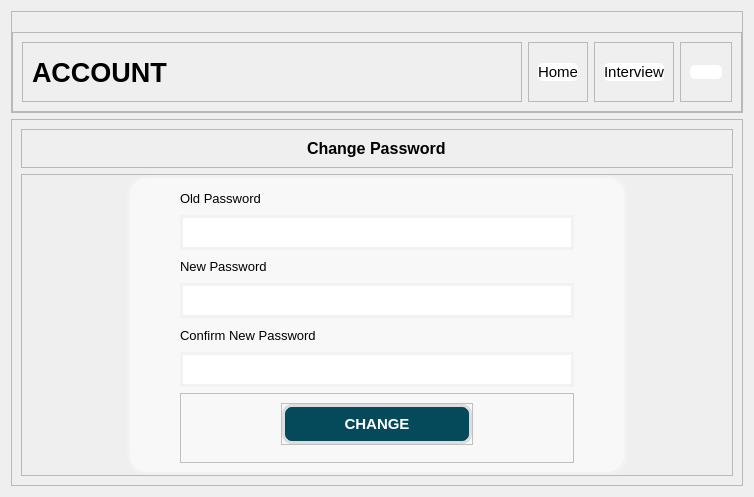
         <widget class="QWidget" name="account_2">
          <layout class="QVBoxLayout" name="verticalLayout_22">
           <item alignment="Qt::AlignTop">
            <widget class="QFrame" name="account_header">
             <property name="sizePolicy">
              <sizepolicy hsizetype="Preferred" vsizetype="Preferred">
               <horstretch>0</horstretch>
               <verstretch>0</verstretch>
              </sizepolicy>
             </property>
             <property name="minimumSize">
              <size>
               <width>0</width>
               <height>80</height>
              </size>
             </property>
             <property name="frameShape">
              <enum>QFrame::StyledPanel</enum>
             </property>
             <property name="frameShadow">
              <enum>QFrame::Raised</enum>
             </property>
             <layout class="QGridLayout" name="gridLayout_35">
              <property name="leftMargin">
               <number>0</number>
              </property>
              <property name="topMargin">
               <number>20</number>
              </property>
              <property name="rightMargin">
               <number>0</number>
              </property>
              <property name="bottomMargin">
               <number>0</number>
              </property>
              <property name="spacing">
               <number>0</number>
              </property>
              <item row="0" column="0">
               <widget class="QFrame" name="header">
                <property name="minimumSize">
                 <size>
                  <width>0</width>
                  <height>80</height>
                 </size>
                </property>
                <property name="frameShape">
                 <enum>QFrame::StyledPanel</enum>
                </property>
                <property name="frameShadow">
                 <enum>QFrame::Raised</enum>
                </property>
                <layout class="QHBoxLayout" name="horizontalLayout_21">
                 <item alignment="Qt::AlignLeft">
                  <widget class="QFrame" name="frame_66">
                   <property name="minimumSize">
                    <size>
                     <width>500</width>
                     <height>0</height>
                    </size>
                   </property>
                   <property name="frameShape">
                    <enum>QFrame::StyledPanel</enum>
                   </property>
                   <property name="frameShadow">
                    <enum>QFrame::Raised</enum>
                   </property>
                   <layout class="QGridLayout" name="gridLayout_43">
                    <item row="0" column="0">
                     <widget class="QLabel" name="label_11">
                      <property name="font">
                       <font>
                        <family>Arial</family>
                        <pointsize>20</pointsize>
                        <weight>75</weight>
                        <bold>true</bold>
                       </font>
                      </property>
                      <property name="text">
                       <string>ACCOUNT</string>
                      </property>
                     </widget>
                    </item>
                   </layout>
                  </widget>
                 </item>
                 <item>
                  <widget class="QFrame" name="frame_67">
                   <property name="frameShape">
                    <enum>QFrame::StyledPanel</enum>
                   </property>
                   <property name="frameShadow">
                    <enum>QFrame::Raised</enum>
                   </property>
                   <layout class="QGridLayout" name="gridLayout_44">
                    <item row="0" column="0">
                     <widget class="QPushButton" name="home_4">
                      <property name="font">
                       <font>
                        <family>Arial</family>
                        <pointsize>11</pointsize>
                       </font>
                      </property>
                      <property name="styleSheet">
                       <string notr="true">QPushButton {
            border: none; 
            border-radius: 5px; 
			background-color: rgb(255, 255, 255)
        }
        QPushButton:pressed {
            background-color: white;
        }
</string>
                      </property>
                      <property name="text">
                       <string>Home</string>
                      </property>
                      <property name="flat">
                       <bool>true</bool>
                      </property>
                     </widget>
                    </item>
                   </layout>
                  </widget>
                 </item>
                 <item>
                  <widget class="QFrame" name="frame_68">
                   <property name="frameShape">
                    <enum>QFrame::StyledPanel</enum>
                   </property>
                   <property name="frameShadow">
                    <enum>QFrame::Raised</enum>
                   </property>
                   <layout class="QGridLayout" name="gridLayout_45">
                    <item row="0" column="0">
                     <widget class="QPushButton" name="pushButton_21">
                      <property name="font">
                       <font>
                        <family>Arial</family>
                        <pointsize>11</pointsize>
                       </font>
                      </property>
                      <property name="styleSheet">
                       <string notr="true">QPushButton {
            border: none; 
            border-radius: 5px; 
			background-color: rgb(255, 255, 255)
        }
        QPushButton:pressed {
            background-color: white;
        }
</string>
                      </property>
                      <property name="text">
                       <string>Interview</string>
                      </property>
                      <property name="flat">
                       <bool>true</bool>
                      </property>
                     </widget>
                    </item>
                   </layout>
                  </widget>
                 </item>
                 <item>
                  <widget class="QFrame" name="frame_69">
                   <property name="frameShape">
                    <enum>QFrame::StyledPanel</enum>
                   </property>
                   <property name="frameShadow">
                    <enum>QFrame::Raised</enum>
                   </property>
                   <layout class="QGridLayout" name="gridLayout_46">
                    <item row="0" column="0">
                     <widget class="QPushButton" name="add_job_5">
                      <property name="styleSheet">
                       <string notr="true">QPushButton {
            border: none; 
            border-radius: 5px; 
			background-color: rgb(255, 255, 255)
        }
        QPushButton:pressed {
            background-color: white;
        }
</string>
                      </property>
                      <property name="text">
                       <string/>
                      </property>
                      <property name="icon">
                       <iconset resource="resource.qrc">
                        <normaloff>:/icon/images/newjobbtn.svg</normaloff>:/icon/images/newjobbtn.svg</iconset>
                      </property>
                      <property name="iconSize">
                       <size>
                        <width>150</width>
                        <height>30</height>
                       </size>
                      </property>
                      <property name="flat">
                       <bool>true</bool>
                      </property>
                     </widget>
                    </item>
                   </layout>
                  </widget>
                 </item>
                </layout>
               </widget>
              </item>
             </layout>
            </widget>
           </item>
           <item>
            <widget class="QFrame" name="account_body">
             <property name="sizePolicy">
              <sizepolicy hsizetype="Preferred" vsizetype="Expanding">
               <horstretch>0</horstretch>
               <verstretch>0</verstretch>
              </sizepolicy>
             </property>
             <property name="frameShape">
              <enum>QFrame::StyledPanel</enum>
             </property>
             <property name="frameShadow">
              <enum>QFrame::Raised</enum>
             </property>
             <layout class="QGridLayout" name="gridLayout_36">
              <item row="1" column="0">
               <widget class="QFrame" name="frame_22">
                <property name="sizePolicy">
                 <sizepolicy hsizetype="Preferred" vsizetype="Expanding">
                  <horstretch>0</horstretch>
                  <verstretch>0</verstretch>
                 </sizepolicy>
                </property>
                <property name="styleSheet">
                 <string notr="true">#change_pass{
background-color: rgb(248, 248, 248);
border-radius: 20px;
border: 3px solid #F1F2F2;

}</string>
                </property>
                <property name="frameShape">
                 <enum>QFrame::StyledPanel</enum>
                </property>
                <property name="frameShadow">
                 <enum>QFrame::Raised</enum>
                </property>
                <layout class="QVBoxLayout" name="verticalLayout_43">
                 <property name="leftMargin">
                  <number>0</number>
                 </property>
                 <property name="topMargin">
                  <number>0</number>
                 </property>
                 <property name="rightMargin">
                  <number>0</number>
                 </property>
                 <property name="bottomMargin">
                  <number>0</number>
                 </property>
                 <item alignment="Qt::AlignHCenter">
                  <widget class="QFrame" name="change_pass">
                   <property name="minimumSize">
                    <size>
                     <width>500</width>
                     <height>300</height>
                    </size>
                   </property>
                   <property name="styleSheet">
                    <string notr="true"/>
                   </property>
                   <property name="frameShape">
                    <enum>QFrame::StyledPanel</enum>
                   </property>
                   <property name="frameShadow">
                    <enum>QFrame::Raised</enum>
                   </property>
                   <layout class="QGridLayout" name="gridLayout_39">
                    <property name="leftMargin">
                     <number>50</number>
                    </property>
                    <property name="rightMargin">
                     <number>50</number>
                    </property>
                    <item row="2" column="0">
                     <widget class="QLabel" name="label_19">
                      <property name="maximumSize">
                       <size>
                        <width>16777215</width>
                        <height>50</height>
                       </size>
                      </property>
                      <property name="font">
                       <font>
                        <family>Arial</family>
                        <pointsize>10</pointsize>
                       </font>
                      </property>
                      <property name="styleSheet">
                       <string notr="true">*{

background-color: rgb(248, 248, 248);
}</string>
                      </property>
                      <property name="text">
                       <string>New Password</string>
                      </property>
                     </widget>
                    </item>
                    <item row="4" column="0">
                     <widget class="QLabel" name="label_20">
                      <property name="maximumSize">
                       <size>
                        <width>16777215</width>
                        <height>50</height>
                       </size>
                      </property>
                      <property name="font">
                       <font>
                        <family>Arial</family>
                        <pointsize>10</pointsize>
                       </font>
                      </property>
                      <property name="styleSheet">
                       <string notr="true">*{

background-color: rgb(248, 248, 248);
}</string>
                      </property>
                      <property name="text">
                       <string>Confirm New Password</string>
                      </property>
                     </widget>
                    </item>
                    <item row="5" column="0">
                     <widget class="QLineEdit" name="lineEdit_5">
                      <property name="minimumSize">
                       <size>
                        <width>0</width>
                        <height>35</height>
                       </size>
                      </property>
                      <property name="font">
                       <font>
                        <family>Arial</family>
                        <pointsize>12</pointsize>
                        <weight>50</weight>
                        <bold>false</bold>
                       </font>
                      </property>
                      <property name="styleSheet">
                       <string notr="true">*{
border: 3px solid #F1F2F2;
}</string>
                      </property>
                     </widget>
                    </item>
                    <item row="3" column="0">
                     <widget class="QLineEdit" name="lineEdit_4">
                      <property name="minimumSize">
                       <size>
                        <width>0</width>
                        <height>35</height>
                       </size>
                      </property>
                      <property name="font">
                       <font>
                        <family>Arial</family>
                        <pointsize>12</pointsize>
                        <weight>50</weight>
                        <bold>false</bold>
                       </font>
                      </property>
                      <property name="styleSheet">
                       <string notr="true">*{
border: 3px solid #F1F2F2;
}</string>
                      </property>
                     </widget>
                    </item>
                    <item row="0" column="0">
                     <widget class="QLabel" name="label_18">
                      <property name="minimumSize">
                       <size>
                        <width>0</width>
                        <height>0</height>
                       </size>
                      </property>
                      <property name="maximumSize">
                       <size>
                        <width>16777215</width>
                        <height>50</height>
                       </size>
                      </property>
                      <property name="font">
                       <font>
                        <family>Arial</family>
                        <pointsize>10</pointsize>
                       </font>
                      </property>
                      <property name="styleSheet">
                       <string notr="true">*{

background-color: rgb(248, 248, 248);
}</string>
                      </property>
                      <property name="text">
                       <string>Old Password</string>
                      </property>
                     </widget>
                    </item>
                    <item row="1" column="0">
                     <widget class="QLineEdit" name="lineEdit_3">
                      <property name="minimumSize">
                       <size>
                        <width>0</width>
                        <height>35</height>
                       </size>
                      </property>
                      <property name="font">
                       <font>
                        <family>Arial</family>
                        <pointsize>12</pointsize>
                        <weight>50</weight>
                        <bold>false</bold>
                       </font>
                      </property>
                      <property name="styleSheet">
                       <string notr="true">*{
border: 3px solid #F1F2F2;
}</string>
                      </property>
                      <property name="text">
                       <string/>
                      </property>
                     </widget>
                    </item>
                    <item row="6" column="0">
                     <widget class="QFrame" name="frame_25">
                      <property name="minimumSize">
                       <size>
                        <width>0</width>
                        <height>70</height>
                       </size>
                      </property>
                      <property name="styleSheet">
                       <string notr="true">*{

background-color: rgb(248, 248, 248);
}</string>
                      </property>
                      <property name="frameShape">
                       <enum>QFrame::StyledPanel</enum>
                      </property>
                      <property name="frameShadow">
                       <enum>QFrame::Raised</enum>
                      </property>
                      <layout class="QVBoxLayout" name="verticalLayout_44">
                       <property name="leftMargin">
                        <number>100</number>
                       </property>
                       <property name="rightMargin">
                        <number>100</number>
                       </property>
                       <item alignment="Qt::AlignTop">
                        <widget class="QFrame" name="frame_35">
                         <property name="frameShape">
                          <enum>QFrame::StyledPanel</enum>
                         </property>
                         <property name="frameShadow">
                          <enum>QFrame::Raised</enum>
                         </property>
                         <layout class="QVBoxLayout" name="verticalLayout_45">
                          <property name="leftMargin">
                           <number>0</number>
                          </property>
                          <property name="topMargin">
                           <number>0</number>
                          </property>
                          <property name="rightMargin">
                           <number>0</number>
                          </property>
                          <property name="bottomMargin">
                           <number>0</number>
                          </property>
                          <item alignment="Qt::AlignTop">
                           <widget class="QPushButton" name="pushButton_40">
                            <property name="sizePolicy">
                             <sizepolicy hsizetype="Minimum" vsizetype="Expanding">
                              <horstretch>0</horstretch>
                              <verstretch>0</verstretch>
                             </sizepolicy>
                            </property>
                            <property name="minimumSize">
                             <size>
                              <width>0</width>
                              <height>40</height>
                             </size>
                            </property>
                            <property name="font">
                             <font>
                              <family>Arial</family>
                              <pointsize>11</pointsize>
                              <weight>75</weight>
                              <bold>true</bold>
                             </font>
                            </property>
                            <property name="styleSheet">
                             <string notr="true">QPushButton {
            border: none; 
            border-radius: 10px; 
			background-color: rgb(5, 74, 91);
			color: rgb(255, 255, 255);
			border: 3px solid rgb(220, 221, 221);
        }
        QPushButton:pressed {
            background-color: white;
        }
</string>
                            </property>
                            <property name="text">
                             <string>CHANGE</string>
                            </property>
                           </widget>
                          </item>
                         </layout>
                        </widget>
                       </item>
                      </layout>
                     </widget>
                    </item>
                   </layout>
                  </widget>
                 </item>
                </layout>
               </widget>
              </item>
              <item row="0" column="0" alignment="Qt::AlignTop">
               <widget class="QFrame" name="frame_24">
                <property name="minimumSize">
                 <size>
                  <width>0</width>
                  <height>30</height>
                 </size>
                </property>
                <property name="frameShape">
                 <enum>QFrame::StyledPanel</enum>
                </property>
                <property name="frameShadow">
                 <enum>QFrame::Raised</enum>
                </property>
                <layout class="QGridLayout" name="gridLayout_37">
                 <item row="0" column="0" alignment="Qt::AlignHCenter">
                  <widget class="QLabel" name="label_17">
                   <property name="font">
                    <font>
                     <family>Arial</family>
                     <pointsize>12</pointsize>
                     <weight>75</weight>
                     <bold>true</bold>
                    </font>
                   </property>
                   <property name="text">
                    <string>Change Password</string>
                   </property>
                  </widget>
                 </item>
                </layout>
               </widget>
              </item>
             </layout>
            </widget>
           </item>
          </layout>
         </widget>
